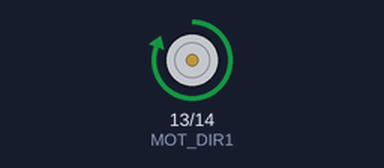
This sketch was run on a simulated Arduino Uno, built with avr-gcc and run on an emulated ATmega328P. Parts: motor-driver pin pairs drawn as motors (green arrow = first pin HIGH = forward, orange = second pin HIGH = backward, longer = more drive, scaled by the enable pin).

Above: at 0.2 s.
Timing chart, 0 to 3.0 s (numbered marks = the images above):
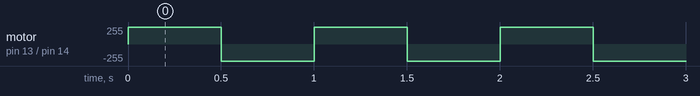

The sketch:

motor_sur.ino
```cpp
#define MOT_ENA 12      // ENA Pin - PWM Olmalı analogWrite kullanılacak
#define MOT_DIR1 13     // Yön pini
#define MOT_DIR2 14     // Yön pini

int hiz = 255; // hız değerini çeşitli örneklerde for dongüsünde de verebilirsiniz

void setup(){
    Serial.begin(115200);
    pinMode(MOT_ENA, OUTPUT);
    pinMode(MOT_DIR1, OUTPUT);
    pinMode(MOT_DIR2, OUTPUT);
}

void loop(){
    // İleri yönde döndür
    digitalWrite(MOT_DIR1, HIGH);
    digitalWrite(MOT_DIR2, LOW);

    // Hızı PWM ile ayarla
    analogWrite(MOT_ENA, hiz);

    delay(500);

    // Geri yönde döndür
    digitalWrite(MOT_DIR1, LOW);
    digitalWrite(MOT_DIR2, HIGH);

    // Hızı PWM ile ayarla
    analogWrite(MOT_ENA, hiz);

    delay(500);
}
```

Measured:
- by itself, motor on pin 13 (MOT_DIR1) / pin 14 (MOT_DIR2): alternates forward 255/255 for 0.50 s and backward 255/255 for 0.50 s
